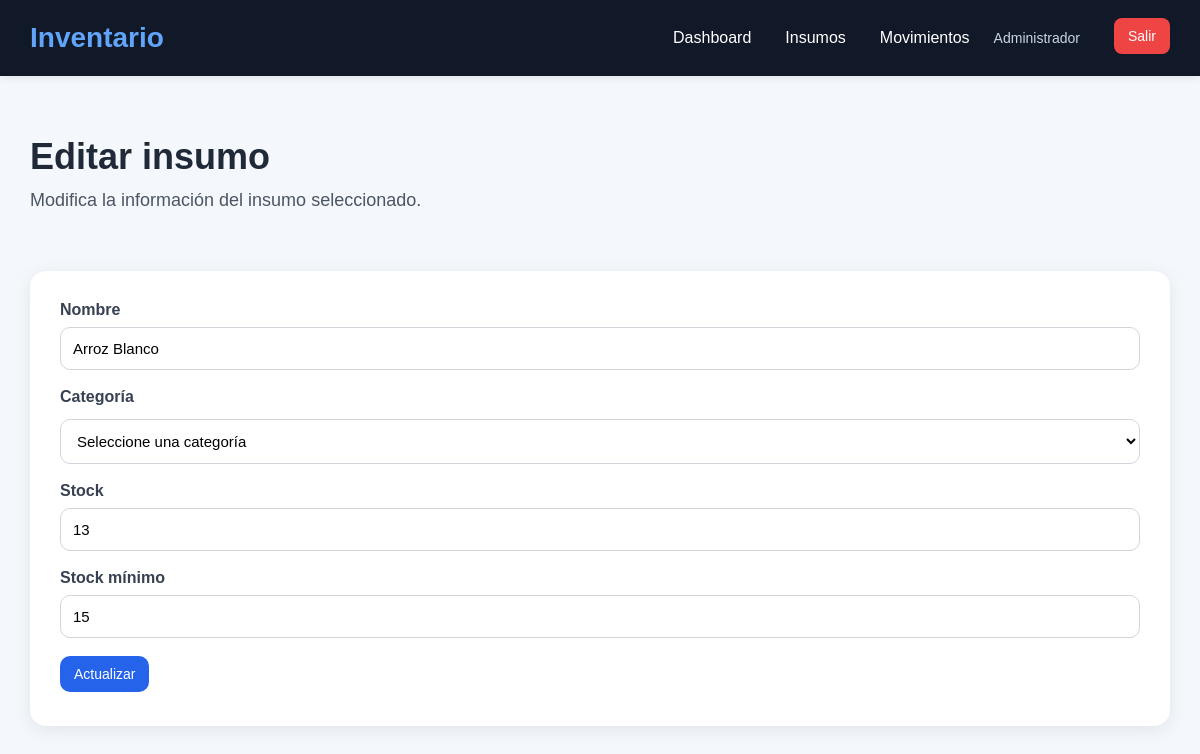
Screenshot of /productos/editar.php?id=4 (signed in) with the database file from the repository.
### tables this page shows
CREATE TABLE `productos` (
  `id` int(11) NOT NULL,
  `nombre` varchar(100) NOT NULL,
  `categoria` varchar(100) NOT NULL,
  `stock` int(11) NOT NULL,
  `stock_minimo` int(11) NOT NULL,
  `fecha_creacion` timestamp NOT NULL DEFAULT current_timestamp()
);

### productos/editar.php (the view, shortened to what this page needs)
<?php
include("../db/conexion.php");
$id = (int) $_GET["id"];
$stmt = $conn->prepare("SELECT * FROM productos WHERE id = ?");
$stmt->bind_param("i", $id);
$stmt->execute();
$resultado = $stmt->get_result();
$producto = $resultado->fetch_assoc();
?>
<?php include("../includes/header.php"); ?>
<section class="hero">
    <h2>Editar insumo</h2>
    <p>Modifica la información del insumo seleccionado.</p>
</section>
<div class="form-card">
    <form method="POST">
    <div class="form-group">
        <label>Nombre</label>
        <input type="text" name="nombre" value="<?php echo htmlspecialchars($producto["nombre"]); ?>" required>
    </div>
    <div class="form-group">
        <label>Categoría</label>
        <select name="categoria" required>
            <option value="">Seleccione una categoría</option>
        </select>
    </div>
    <div class="form-group">
        <label>Stock</label>
        <input type="number" name="stock" min="0" value="<?php echo htmlspecialchars($producto["stock"]); ?>" required>
    </div>
    <div class="form-group">
        <label>Stock mínimo</label>
        <input type="number" name="stock_minimo" min="0" value="<?php echo htmlspecialchars($producto["stock_minimo"]); ?>" required>
    </div>
    <button type="submit" class="btn">Actualizar</button>
</form>
</div>
<?php include("../includes/footer.php"); ?>

### css/styles.css (style rules this page uses)
* { margin: 0; padding: 0; box-sizing: border-box; }
body { font-family: Arial, sans-serif; background-color: #f4f7fb; color: #1f2937; }
.hero { padding: 60px 0 30px; }
.hero h2 { font-size: 36px; margin-bottom: 12px; }
.hero p { font-size: 18px; color: #4b5563; max-width: 700px; }
.btn { display: inline-block; background: #2563eb; color: white; padding: 10px 14px; border: none; border-radius: 10px; text-decoration: none; font-size: 14px; cursor: pointer; transition: 0.3s; margin-bottom: 4px; }
.form-card { background: white; border-radius: 16px; padding: 30px; box-shadow: 0 4px 18px rgba(0,0,0,0.08); margin-bottom: 40px; }
.form-group { display: flex; flex-direction: column; margin-bottom: 18px; }
.form-group label { margin-bottom: 8px; font-weight: bold; color: #374151; }
.form-group input { padding: 12px; border: 1px solid #d1d5db; border-radius: 10px; font-size: 15px; outline: none; }
.form-group select { padding: 12px; border: 1px solid #d1d5db; border-radius: 10px; font-size: 15px; outline: none; background: white; }
.hero { margin-bottom: 30px; }
select { width: 100%; padding: 10px; border-radius: 8px; border: 1px solid #ccc; margin-top: 5px; }

### rows the page displays
productos: nombre "Arroz Blanco", stock "13", stock_minimo "15"

### other values shown
$_SESSION["usuario_nombre"] "Administrador"
